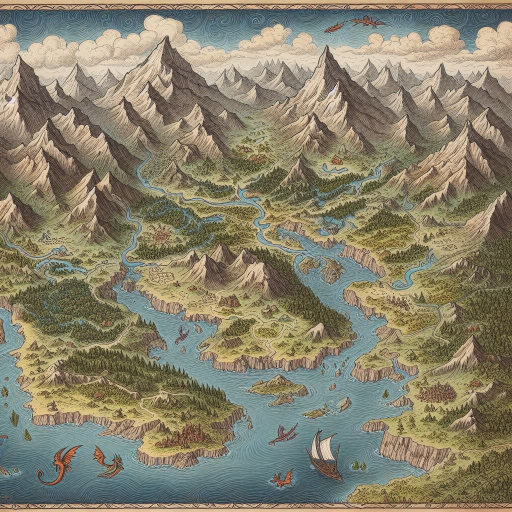
#> input picture bg.png, 1024 x 1024 px (shown at 1/2 size)
$ python -i Dnd.py   (imports and definitions only)
#> lines starting #> are read from the running program, lines starting #| are printed output that depends on the picture
# Import Modules
import os
import pickle as pk
import random as rd
import tkinter as tk
import tkinter.scrolledtext as st
import tkinter.filedialog as tk_fd
import tkinter.colorchooser as tk_color
from PIL import Image, ImageTk

mode = ""

img_fol_path = "data\\img"
set_dir_path = "data\\terrains.dat"
data_dir_path = "data\\monster.dat"
characs_dir_path = "data\\characters.dat"
obj_dir_path = "data\\objects.dat"
maps_dir_path = "data\\maps.txt"

Dnd_data = {}
loop_window = True
Nature = ["friend", "enemy", "neutral"]

map_grid = {}
Lines_order = []
Lines_backup = []
map_object_order = {}
block_img = {}
point_exist = 0

scr_width, scr_height, ratio = 0, 0, 0

# classes of objects, characters, monsters
class dnd_object():
    # [4 lines left out: function __init__, not called in this run]

    def add_image(self, img_path):
        self.img = img_path

    # [6 lines left out: function save_object, not called in this run]

class dnd_charac(dnd_object):
    # [6 lines left out: function __init__, not called in this run]

class dnd_monster(dnd_object):
    # [5 lines left out: function __init__, not called in this run]

# helper functions
def folder_exists(folpath):
    fol = os.path.isdir(folpath)
    if(not fol):
        os.mkdir(folpath)

def file_exists(fpath, create = False):
    file_pres = os.path.isfile(fpath)
    if(not file_pres and create):
        fp = open(fpath, "wb")
        fp.close
    return file_pres

def setup_editor():
    folder_exists("data")
    folder_exists(img_fol_path)
    file_exists(set_dir_path, True)
    file_exists(data_dir_path, True)
    file_exists(characs_dir_path, True)
    file_exists(maps_dir_path, True)
    file_exists(obj_dir_path, True)

def on_enter(event, obj, cursor = "target"):
    obj.config(cursor = cursor, highlightthickness=2, highlightbackground="white")
def on_leave(event, obj, cursor = "spider"):
    obj.config(cursor = cursor, highlightthickness=1, highlightbackground="black")

# [122 lines left out: functions looped_window, unpickle_object_class, fill_Dnd_data, find_snap_grid, lastpoint2cursor_line, find_min_distance and 2 more, not called in this run]

# windows
def Dnd_editor():
    # create root window
    Dnd_window = tk.Tk()

    global scr_width, scr_height, ratio
    scr_width = int(3/40 * Dnd_window.winfo_screenwidth()) * 10
    scr_height = int(3/40 * Dnd_window.winfo_screenheight()) * 10
    ratio = scr_width/scr_height

    # root window title and dimension
    Dnd_window.title("DND-editor v2.0")

    # Set geometry (widthxheight)
    Dnd_window.geometry("%dx%d" % (scr_width, scr_height))

    # Not resize-able
    Dnd_window.resizable(0,0)

    # set icon
    if(file_exists("icon.png")):
        iphoto = tk.PhotoImage(file="icon.png")
        Dnd_window.iconphoto(True, iphoto)
    else:
        bphoto = tk.PhotoImage(height = 16, width = 16)
        bphoto.blank()
        Dnd_window.iconphoto(True, bphoto)

    # all widgets will be here
    # Create Frame
    bg_canvas = tk.Canvas(Dnd_window)
    bg_canvas.pack(fill="both", expand= True)
    bg_canvas.config(cursor = "spider")

    # back ground image
    if(file_exists("bg.png")):
        img = Image.open("bg.png")
#> img is the input picture: PIL image 1024x1024 RGBA; mean R, G, B, A 136.3, 130.1, 108.6, 255
        r_size = 2/3
        resized_img = img.resize((int(img.size[0] * ratio * r_size), int(img.size[1] * r_size)))
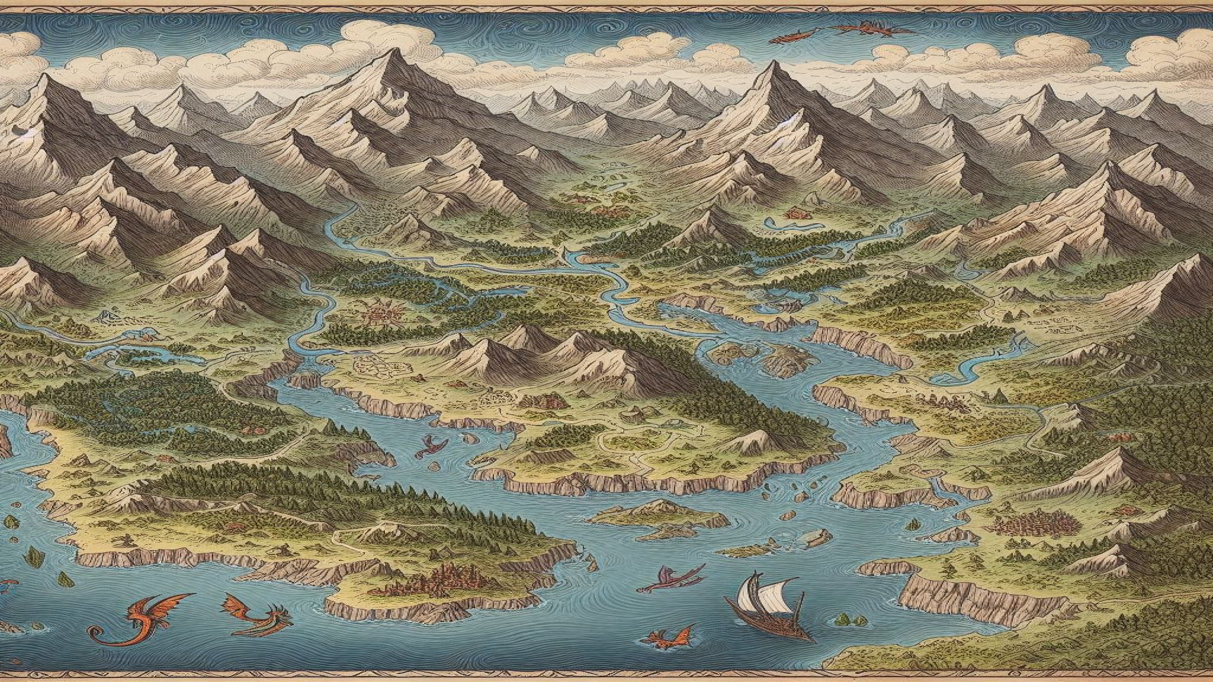
#> resized_img: PIL image 1213x682 RGBA; mean R, G, B, A 136.3, 130.1, 108.6, 255
        bg_image = ImageTk.PhotoImage(resized_img)
        bg_canvas.create_image(int(scr_width/2),int(scr_height/2.05), image = bg_image, anchor = "center")
    else:
        bg_canvas.config(bg = "#0044FF")

    # Welcome text
    bg_canvas.create_text(int(scr_width/2),int(scr_height/7), text = "Welcome to Dnd editor", font = ("Old English Text MT", int(scr_height / 12), "underline"), anchor = "center")

    btn_padx = int(scr_width / 25)
    btn_height, btn_width = int(scr_height/ 3), int(scr_width / 4)

    # button functions
    # [4 lines left out: function btn_f, not called in this run]

    txt_color = "red"

    # add buttons
    btn1 = tk.Canvas(bg_canvas, width = btn_width, height = btn_height, highlightthickness=1, highlightbackground="black")
    btn1.pack(padx = btn_padx, side="left", anchor= "e")
    btn1.bind("<Button-1>", lambda eff: btn_f(eff, "Dm_setup_mode"))
    # back ground image
    if(file_exists("Dm_setup_mode.png")):
        img = Image.open("Dm_setup_mode.png")
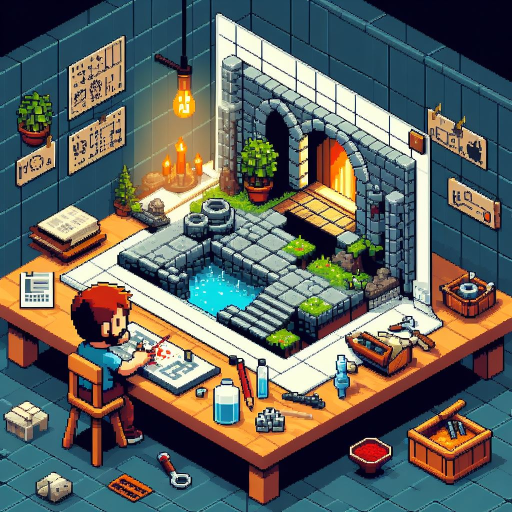
#> input picture Dm_setup_mode.png, 1024 x 1024 px (shown at 1/2 size)
#> img is the input picture: PIL image 1024x1024 RGBA; mean R, G, B, A 98.3, 102.1, 95.5, 255
        r_size = 1/3
        resized_img = img.resize((int(img.size[0] * r_size), int(img.size[1] * r_size)))
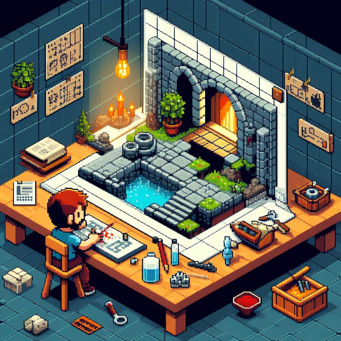
#> resized_img: PIL image 341x341 RGBA; mean R, G, B, A 98.3, 102.1, 95.5, 255
        bg_img1 = ImageTk.PhotoImage(resized_img)
        btn1.create_image(int(scr_width/8),int(scr_height/7), image = bg_img1, anchor = "center")
    else:
        btn1.config(bg = "#11CC22")
    btn1.create_text(int(scr_width/8),int(scr_height/7), text = "Setup mode", font = ("Algerian", int(scr_height/ 17)), anchor = "center", fill=txt_color)
    '''
    btn2 = tk.Canvas(bg_canvas, width = btn_width, height = btn_height, highlightthickness=1, highlightbackground="black")
    btn2.pack(padx = btn_padx, side="left", anchor= "center")
    btn2.bind("<Button-1>", lambda eff: btn_f(eff, "Dm_mode"))

    # back ground image
    if(file_exists("Dm_mode.png")):
        img = Image.open("Dm_mode.png")
        r_size = 1/3
        resized_img = img.resize((int(img.size[0] * r_size), int(img.size[1] * r_size)))
        bg_img2 = ImageTk.PhotoImage(resized_img)
        btn2.create_image(int(scr_width/8),int(scr_height/7), image = bg_img2, anchor = "center")
    else:
        btn2.config(bg = "#11CC22")
    btn2.create_text(int(scr_width/8),int(scr_height/7), text = "Dm mode", font = ("Algerian", int(scr_height/ 17)), anchor = "center", fill=txt_color)
    '''

    btn3 = tk.Canvas(bg_canvas, width = btn_width, height = btn_height, highlightthickness=1, highlightbackground="black")
    btn3.pack(padx = btn_padx, side="left", anchor= "w")
    btn3.bind("<Button-1>", lambda eff: btn_f(eff, "Map_mode"))

    # back ground image
    if(file_exists("Map_mode.png")):
        img = Image.open("Map_mode.png")
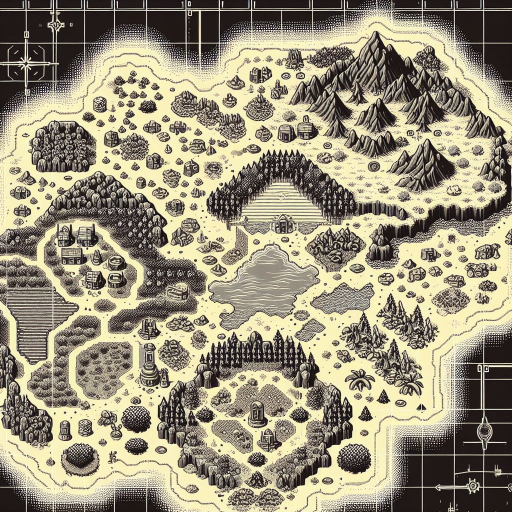
#> input picture Map_mode.png, 1024 x 1024 px (shown at 1/2 size)
#> img is the input picture: PIL image 1024x1024 RGBA; mean R, G, B, A 153.2, 145.4, 123.3, 255
        r_size = 1/3
        resized_img = img.resize((int(img.size[0] * r_size), int(img.size[1] * r_size)))
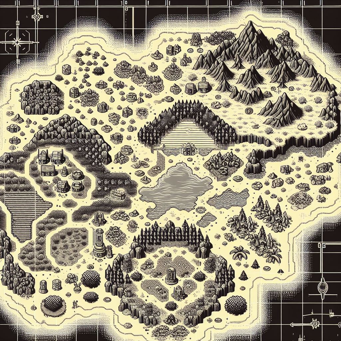
#> resized_img: PIL image 341x341 RGBA; mean R, G, B, A 153.2, 145.4, 123.3, 255
        bg_img3 = ImageTk.PhotoImage(resized_img)
        btn3.create_image(int(scr_width/8),int(scr_height/7), image = bg_img3, anchor = "center")
    else:
        btn3.config(bg = "#11CC22")
    btn3.create_text(int(scr_width/8),int(scr_height/7), text = "Map mode", font = ("Algerian", int(scr_height/ 17)), anchor = "center", fill=txt_color)

    btn1.bind("<Enter>", lambda eff: on_enter(eff, btn1))
    btn1.bind("<Leave>", lambda eff: on_leave(eff, btn1))
    #btn2.bind("<Enter>", lambda eff: on_enter(eff, btn2))
    #btn2.bind("<Leave>", lambda eff: on_leave(eff, btn2))
    btn3.bind("<Enter>", lambda eff: on_enter(eff, btn3))
    btn3.bind("<Leave>", lambda eff: on_leave(eff, btn3))

    # Execute Tkinter
    Dnd_window.mainloop()

# [1019 lines left out: functions Dm_setup_mode, Dm_mode, Map_mode, not called in this run]

def Home_screen():
    global loop_window, Dnd_data, mode

    loop_window = False
    mode = ""

    Dnd_editor()

    if(mode != ""):
        Dnd_data = fill_Dnd_data(Dnd_data)

    if(mode == "Dm_setup_mode"):
        Dm_setup_mode()
    #elif(mode == "Dm_mode"):
        #Dm_setup_mode()
    elif(mode == "Map_mode"):
        Map_mode()

def main():
    setup_editor()

    global scr_width, scr_height, ratio
    if(scr_width <= 1150):
        scr_width = 1150
    if(scr_height <= 640):
        scr_height = 640
    ratio = scr_width / scr_height

    while(loop_window):
        Home_screen()

# [1 line not run here, left out]

>>> result = main()
